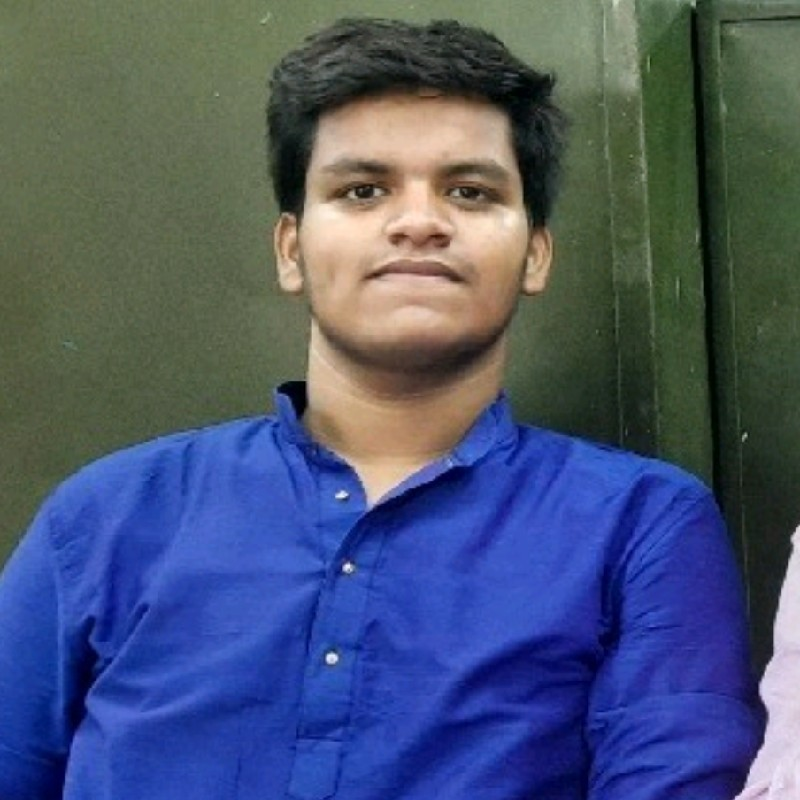
%> input picture Matlab Assignment 4/bikash.jpg, 800 x 800 px
$ octave ass_4.m   (GNU Octave 9; MATLAB toolbox functions it lacks are replaced by stand-ins)
%> lines starting %> are read from the running program, lines starting %| are printed output that depends on the picture; in (x1, y1, x2, y2) boxes, pixels count from 0 and x2, y2 are one past the last pixel; in counts of white or black regions, pixels touching at a corner belong together; the program's own positions count from 1
I = imread('bikash.JPG');
%> I is the input picture: size 800x800x3 uint8; mean R, G, B 74.6, 85.7, 112.9
grayscaleimage = rgb2gray(I);
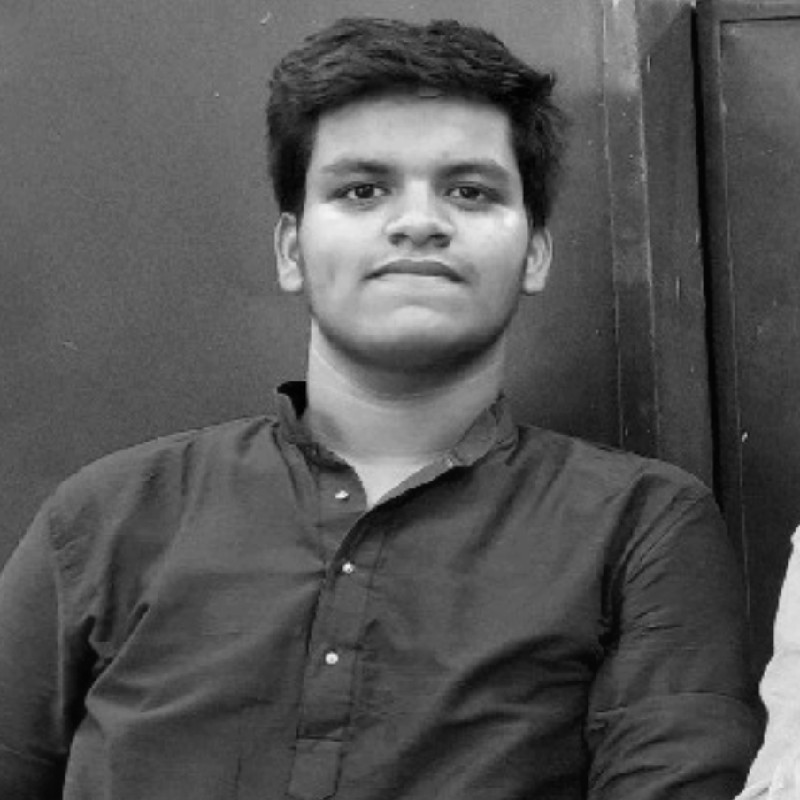
%> grayscaleimage: size 800x800 uint8; min 0, max 244, mean 85.5
binaryimage = imbinarize(grayscaleimage);
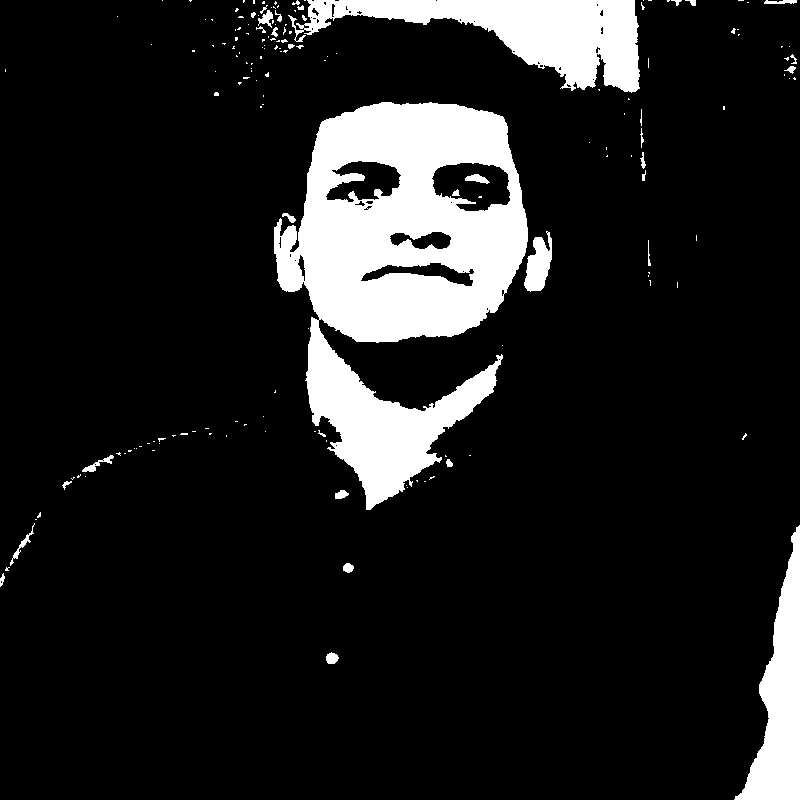
%> binaryimage: size 800x800 logical; 12.6% white; 171 white regions (136 under 20 px), largest, box (x1, y1, x2, y2) and area: (274, 102, 528, 510) 54528, (288, 0, 640, 93) 14371, (734, 525, 800, 800) 8205
subplot(1,2,1);
imshow(binaryimage);
title('BINARY IMAGE');
subplot(1,2,2);
imhist(binaryimage);
legend('CORRESPONDING HISTOGRAM');
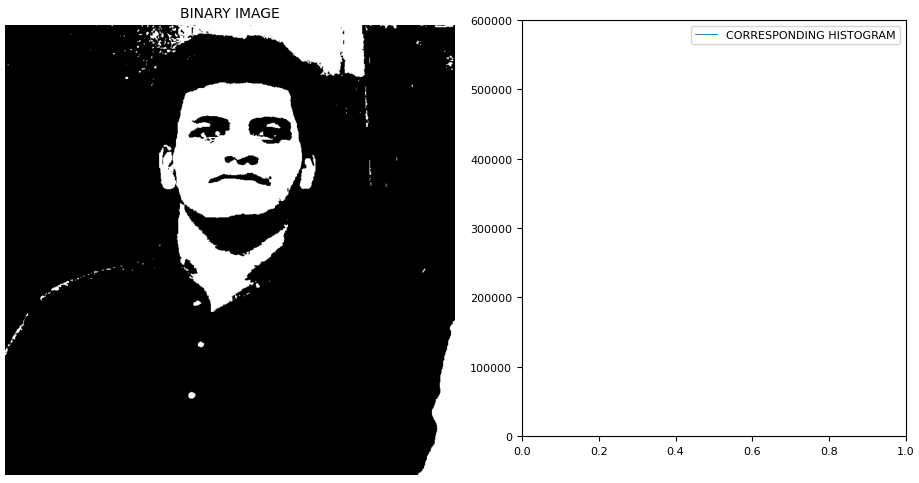
%> figure redrawn from the program's plot data, 2 panels
